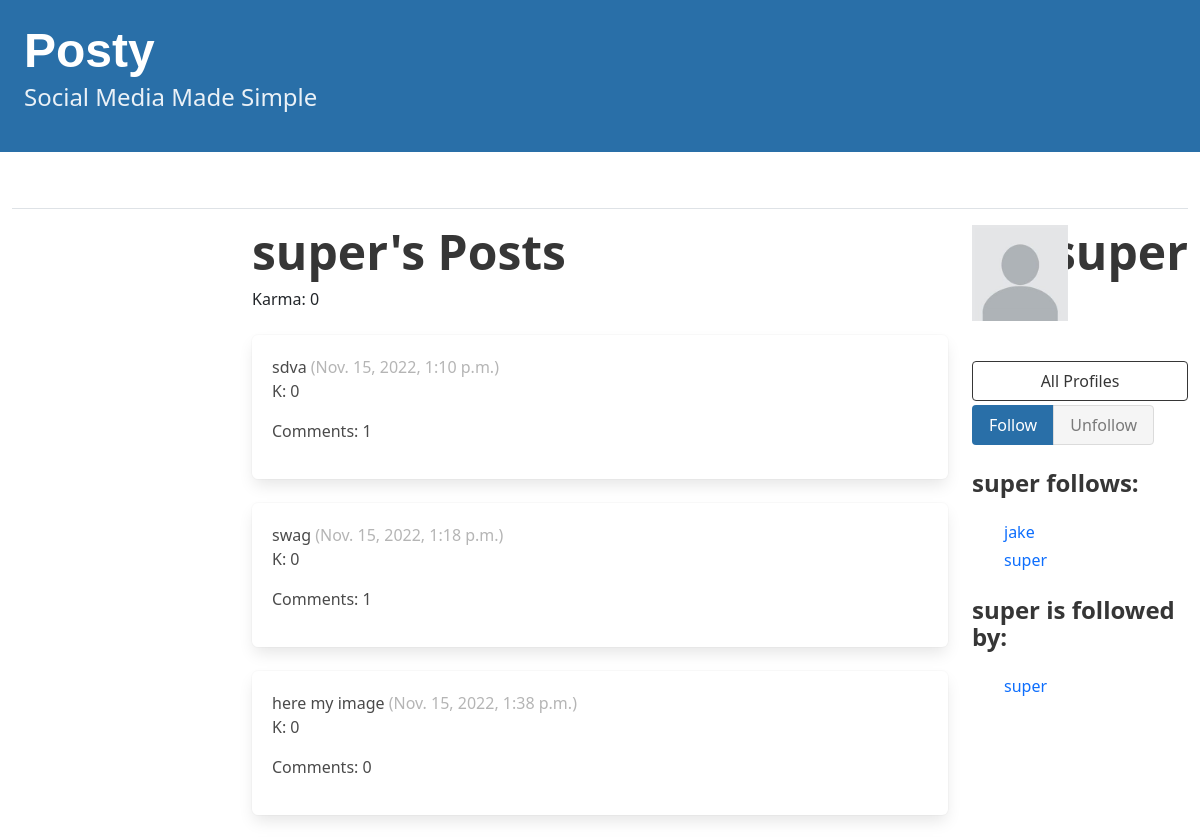
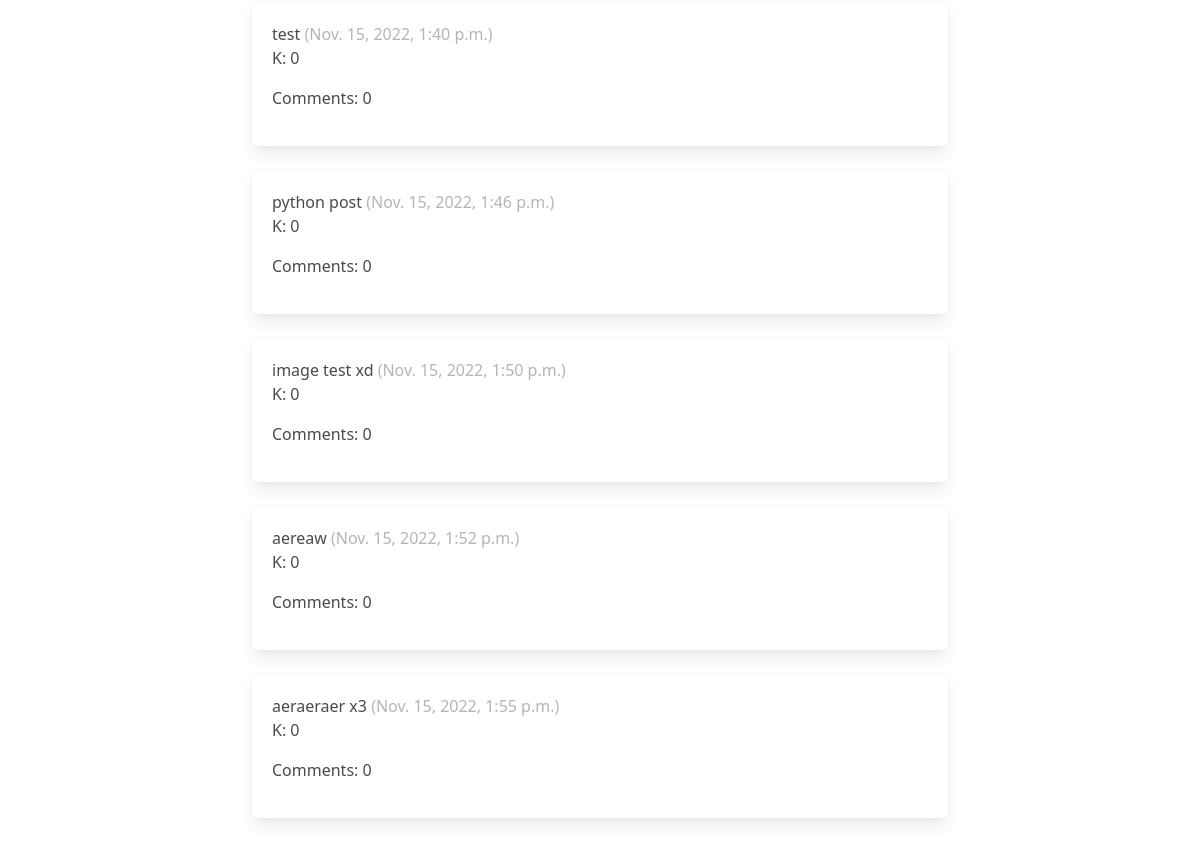
The page /profile/5/ on the database as committed earlier (2 pictures, top to bottom).
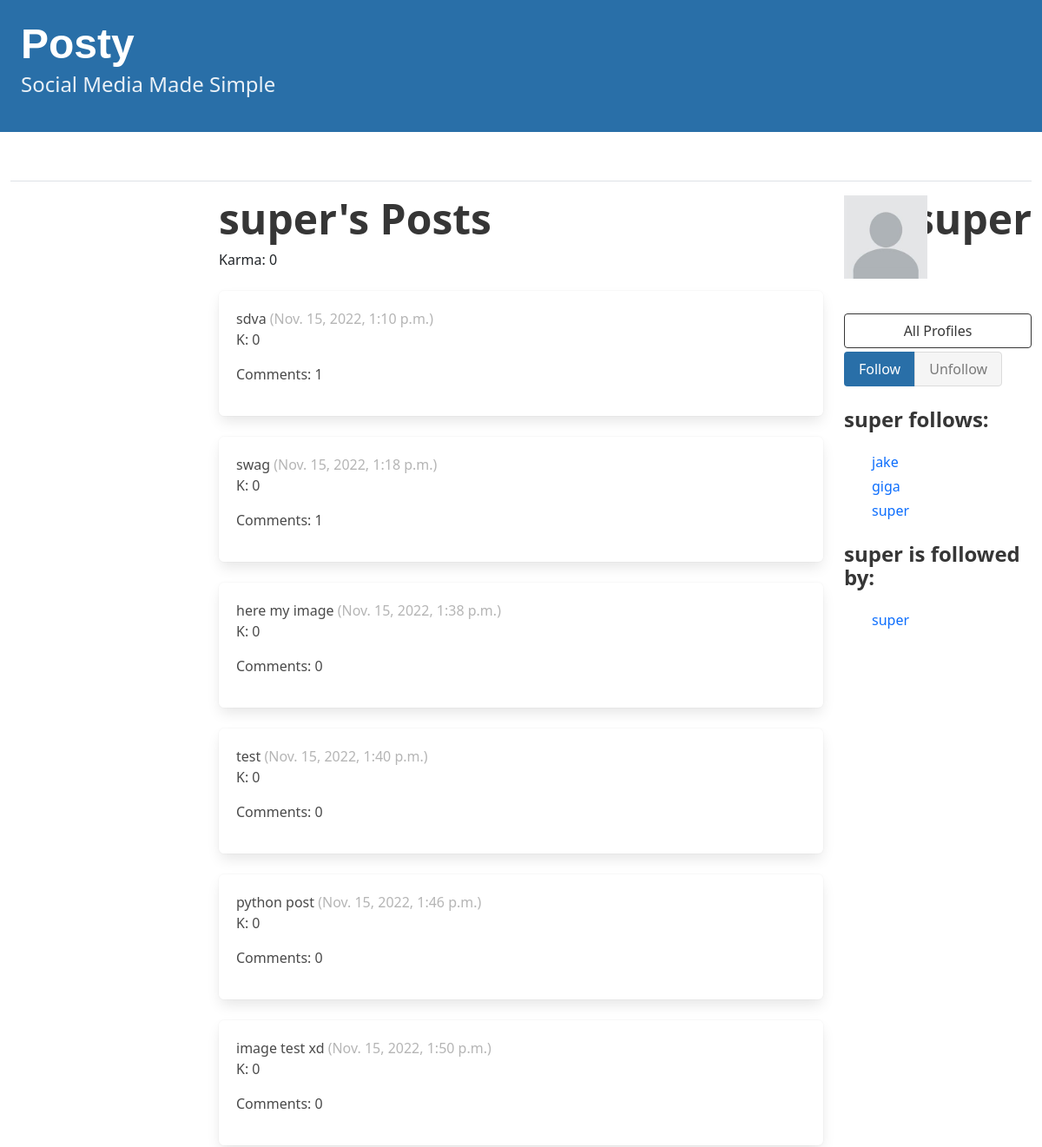
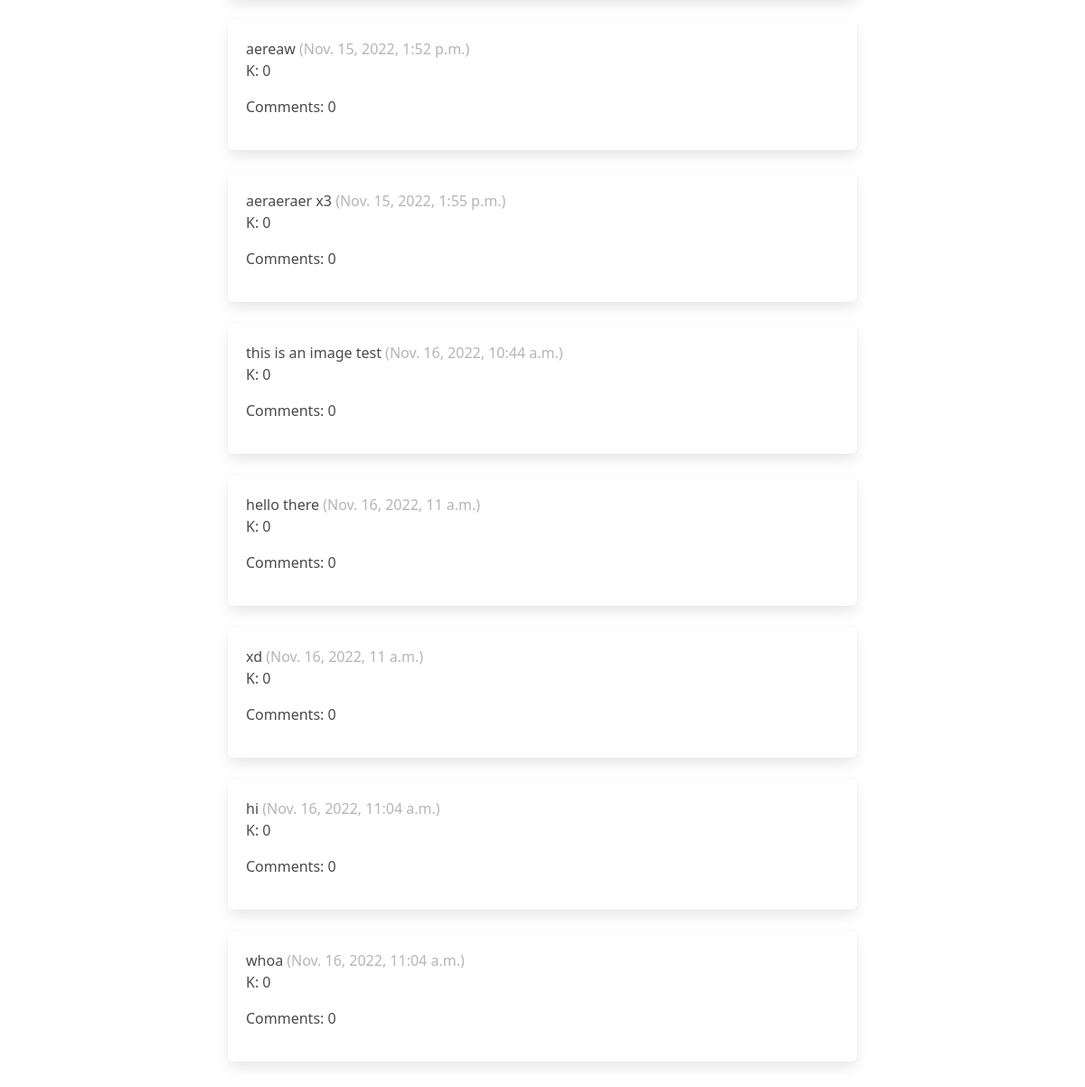
The same page on the database as committed later (2 pictures, top to bottom).
### posty/models.py (models this page shows, shortened)
class Post(models.Model):
    user = models.ForeignKey(User, related_name="posts", on_delete=models.DO_NOTHING)
    body = models.CharField(max_length=255)
    image = models.ImageField(
        default="onebyone.png", upload_to="images/", blank=True, null=True
    )
    created_at = models.DateTimeField(auto_now_add=True)
    post_karma = models.IntegerField(default=0, blank=True, null=True)
    comment_count = models.IntegerField(default=0, blank=True, null=True)

class Profile(models.Model):
    user = models.OneToOneField(User, on_delete=models.CASCADE)
    follows = models.ManyToManyField(
        "self", related_name="followed_by", symmetrical=False, blank=True
    )
    def __str__(self):
        return self.user.username

### accounts/models.py (models this page shows)
class User(AbstractUser):
    user_karma = models.IntegerField(default=0, blank=True, null=True)
    profile_picture = models.ImageField(
        default="default_pfp.jpg", upload_to="images/", blank=True, null=True
    )
    class Meta:
        db_table = "auth_user"

### posty/views.py (the view, shortened to what this page needs)
# urls.py: path("profile/<int:pk>/", profile, name="profile"),
def profile(request, pk):
    profile = Profile.objects.get(pk=pk)
    profile.user.posts.order_by("-created_at")
    return render(request, "posty/profile.html", {"profile": profile})

### templates/posty/profile.html (shortened to what this page needs)
{% extends 'base.html' %}
{% block content %}
    <div class="column is-three-fifths">
        <div class="block">
            <h1 class="title is-1">{{ profile.user.username }}'s Posts</h1>
            Karma: {{ profile.user.user_karma }}
        </div>
        <div class="content">
            {% for post in profile.user.posts.all %}
                <a class="post" href="{% url 'posty:post_detail' post.pk %}">
                    <div class="box">
                        {{ post.body }}
                        <span class="is-small has-text-grey-light">({{ post.created_at }})</span>
                        <p>K: {{ post.post_karma }}</p>
                        <p>Comments: {{ post.comment_count }}</p>
                    </div>
                </a>
                <br>
            {% endfor %}
        </div>
    </div>
    <div class="column is-one-fifth">
        <div class="columns">
            <div class="column is-one-third">
                <figure class="image is-96x96">
                    <img src={{ profile.user.profile_picture.url }} alt="Placeholder image">
                </figure>
            </div>
            <div class="column">
                <h1 class="title is-1">{{ profile.user.username }}</h1>
            </div>
        </div>
        <div class="block">
            <a href="{% url 'posty:profile_list' %}" style="text-decoration: none;">
                <button class="button is-dark is-outlined is-fullwidth">All Profiles</button>
            </a>
            <form method="post">
                <div class="buttons has-addons mt-1">
                    {% if profile in user.profile.follows.all %}
                        <button class="button is-success is-static">Follow</button>
                        <button class="button is-danger" name="follow" value="unfollow">Unfollow</button>
                    {% else %}
                        <button class="button is-success has-background-info-dark"
                                name="follow"
                                value="follow">Follow</button>
                        <button class="button is-danger is-static">Unfollow</button>
                    {% endif %}
                </div>
            </form>
        </div>
        <div class="block">
            <h3 class="title is-4">{{ profile.user.username }} follows:</h3>
            <div class="content">
                <ul>
                    {% for following in profile.follows.all %}
                        <li>
                            <a href="{% url 'posty:profile' following.id %}">{{ following }}</a>
                        </li>
                    {% endfor %}
                </ul>
            </div>
        </div>
        <div class="block">
            <h3 class="title is-4">{{ profile.user.username }} is followed by:</h3>
            <div class="content">
                <ul>
                    {% for follower in profile.followed_by.all %}
                        <li>
                            <a href="{% url 'posty:profile' follower.id %}">{{ follower }}</a>
                        </li>
                    {% endfor %}
                </ul>
            </div>
        </div>
    </div>
{% endblock content %}

Rows that differ between the two databases and show on the page:
added Post: body "this is an image test", created_at "Nov. 16, 2022, 10:44 a.m.", post_karma "0", comment_count "0"
added Post: body "hello there", created_at "Nov. 16, 2022, 11 a.m.", post_karma "0", comment_count "0"
added Post: body "xd", created_at "Nov. 16, 2022, 11 a.m.", post_karma "0", comment_count "0"
added Post: body "hi", created_at "Nov. 16, 2022, 11:04 a.m.", post_karma "0", comment_count "0"
added Post: body "whoa", created_at "Nov. 16, 2022, 11:04 a.m.", post_karma "0", comment_count "0"
now on this page (row unchanged): Profile: user.username "giga", shown under "super follows:"
